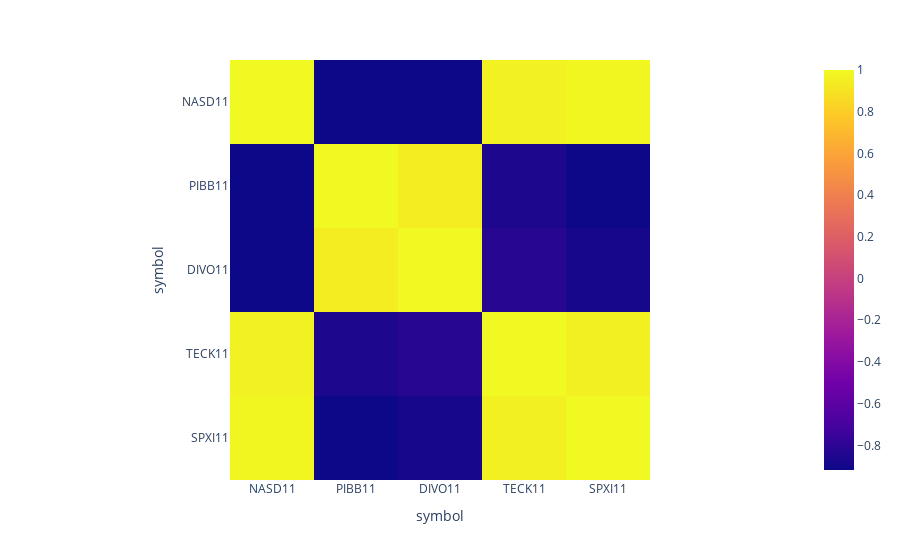

The notebook cell this image was saved under:
### Code cell
test = new.loc["2021-4-28":]
fig = px.imshow(test.corr())
fig.show()

### Figure 1 — Plotly figure (JSON) as saved in the notebook; plotly's stock layout.template omitted (floating-point values rounded to 4 significant figures)
{"data": [{"coloraxis": "coloraxis", "hovertemplate": "symbol: %{x}<br>symbol: %{y}<br>color: %{z}<extra></extra>", "name": "0", "type": "heatmap", "x": ["NASD11", "PIBB11", "DIVO11", "TECK11", "SPXI11"], "xaxis": "x", "y": ["NASD11", "PIBB11", "DIVO11", "TECK11", "SPXI11"], "yaxis": "y", "z": [[1, -0.9171, -0.9178, 0.9674, 0.987], [-0.9171, 1, 0.946, -0.8632, -0.9167], [-0.9178, 0.946, 1, -0.8193, -0.8852], [0.9674, -0.8632, -0.8193, 1, 0.9572], [0.987, -0.9167, -0.8852, 0.9572, 1]]}], "layout": {"coloraxis": {"colorscale": [[0, "#0d0887"], [0.1111, "#46039f"], [0.2222, "#7201a8"], [0.3333, "#9c179e"], [0.4444, "#bd3786"], [0.5556, "#d8576b"], [0.6667, "#ed7953"], [0.7778, "#fb9f3a"], [0.8889, "#fdca26"], [1, "#f0f921"]]}, "margin": {"t": 60}, "xaxis": {"anchor": "y", "constrain": "domain", "domain": [0, 1], "scaleanchor": "y", "title": {"text": "symbol"}}, "yaxis": {"anchor": "x", "autorange": "reversed", "constrain": "domain", "domain": [0, 1], "title": {"text": "symbol"}}}}
